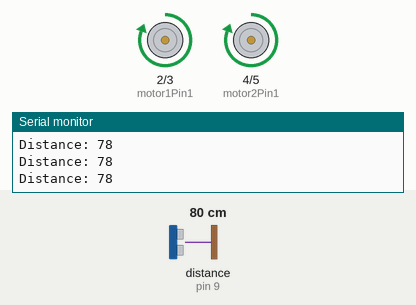
Simulated run of this sketch. Board: Arduino Uno, built with avr-gcc and run on an emulated ATmega328P. Shown: motor-driver pin pairs drawn as motors (green arrow = first pin HIGH = forward, orange = second pin HIGH = backward, longer = more drive), the last lines printed to the serial monitor. Wiring (inferred from the names in the program): ultrasonic range finder: trigger pin 8; echo pin 9. Inputs (shaded band) come from the test bench; at power-on: distance to the obstacle (sensor on pin 9) 80 cm. The echo pulse lasts 58.3 µs per cm.

Above: at 1.2 s.
1.3 s: distance to the obstacle (sensor on pin 9) set to 24 cm
2.8 s: distance to the obstacle (sensor on pin 9) set to 19 cm
At 4.2 s:
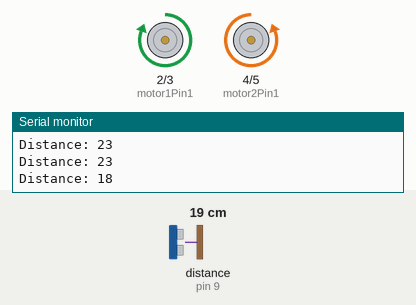
At 5.1 s:
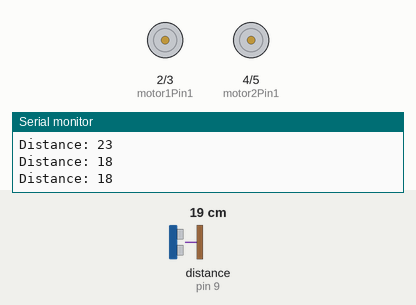
5.8 s: distance to the obstacle (sensor on pin 9) set to 120 cm
8.3 s: distance to the obstacle (sensor on pin 9) set to 2 cm
At 9.2 s:
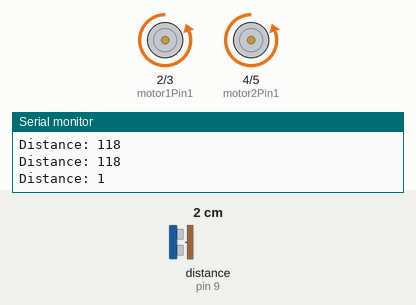
Timing chart, 0 to 12.3 s (numbered marks = the images above; inputs shaded):
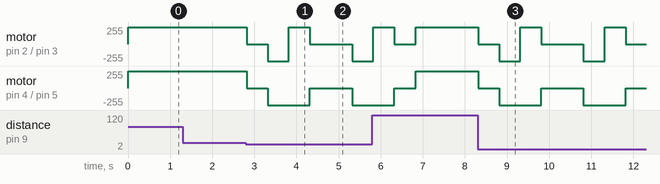

The sketch:

Obstacle-Avoiding_Car.ino
```cpp
// Define pins for motors and sensor
const int trigPin = 8;     // Trig pin for the ultrasonic sensor
const int echoPin = 9;     // Echo pin for the ultrasonic sensor
const int motor1Pin1 = 2;  // Motor 1 pin
const int motor1Pin2 = 3;  // Motor 1 pin
const int motor2Pin1 = 4;  // Motor 2 pin
const int motor2Pin2 = 5;  // Motor 2 pin

// Distance threshold in centimeters
const int distanceThreshold = 20;

void setup() {
  // Set motor pins as output
  pinMode(motor1Pin1, OUTPUT);
  pinMode(motor1Pin2, OUTPUT);
  pinMode(motor2Pin1, OUTPUT);
  pinMode(motor2Pin2, OUTPUT);

  // Set sensor pins as output and input
  pinMode(trigPin, OUTPUT);
  pinMode(echoPin, INPUT);

  // Initialize serial communication for debugging
  Serial.begin(9600);
}

// Function to measure distance
long readDistance() {
  digitalWrite(trigPin, LOW);
  delayMicroseconds(2);
  digitalWrite(trigPin, HIGH);
  delayMicroseconds(10);
  digitalWrite(trigPin, LOW);

  long duration = pulseIn(echoPin, HIGH);
  long distance = duration * 0.034 / 2; // Convert to centimeters
  return distance;
}

// Function to make the car move forward
void moveForward() {
  digitalWrite(motor1Pin1, HIGH);
  digitalWrite(motor1Pin2, LOW);
  digitalWrite(motor2Pin1, HIGH);
  digitalWrite(motor2Pin2, LOW);
}

// Function to stop the motors
void stopMotors() {
  digitalWrite(motor1Pin1, LOW);
  digitalWrite(motor1Pin2, LOW);
  digitalWrite(motor2Pin1, LOW);
  digitalWrite(motor2Pin2, LOW);
}

// Function to move backward
void moveBackward() {
  digitalWrite(motor1Pin1, LOW);
  digitalWrite(motor1Pin2, HIGH);
  digitalWrite(motor2Pin1, LOW);
  digitalWrite(motor2Pin2, HIGH);
}

// Function to rotate left (90 degrees)
void rotateLeft() {
  digitalWrite(motor1Pin1, HIGH);
  digitalWrite(motor1Pin2, LOW);
  digitalWrite(motor2Pin1, LOW);
  digitalWrite(motor2Pin2, HIGH);
}

void loop() {
  // Read the distance from the sensor
  long distance = readDistance();
  Serial.print("Distance: ");
  Serial.println(distance);

  if (distance > distanceThreshold) {
    // If there is no obstacle, move forward
    moveForward();
  } else {
    // If there is an obstacle, stop
    stopMotors();
    delay(500);

    // Move backward for 0.5 seconds
    moveBackward();
    delay(500);

    // Stop and rotate left by 90 degrees
    stopMotors();
    rotateLeft();
    delay(500); // Adjust duration based on motor speed to achieve exact 90 degrees
    stopMotors();
    delay(500);

    // Check again if there is an obstacle ahead
    distance = readDistance();
    if (distance > distanceThreshold) {
      // If there is no longer an obstacle, resume moving forward
      moveForward();
    }
    // If there is still an obstacle, the loop will repeat the process
  }
}
```

Measured:
- the behaviour switches between 22 and 21 cm on distance to the obstacle (sensor on pin 9) (found by bisection; images 0 and 1)
